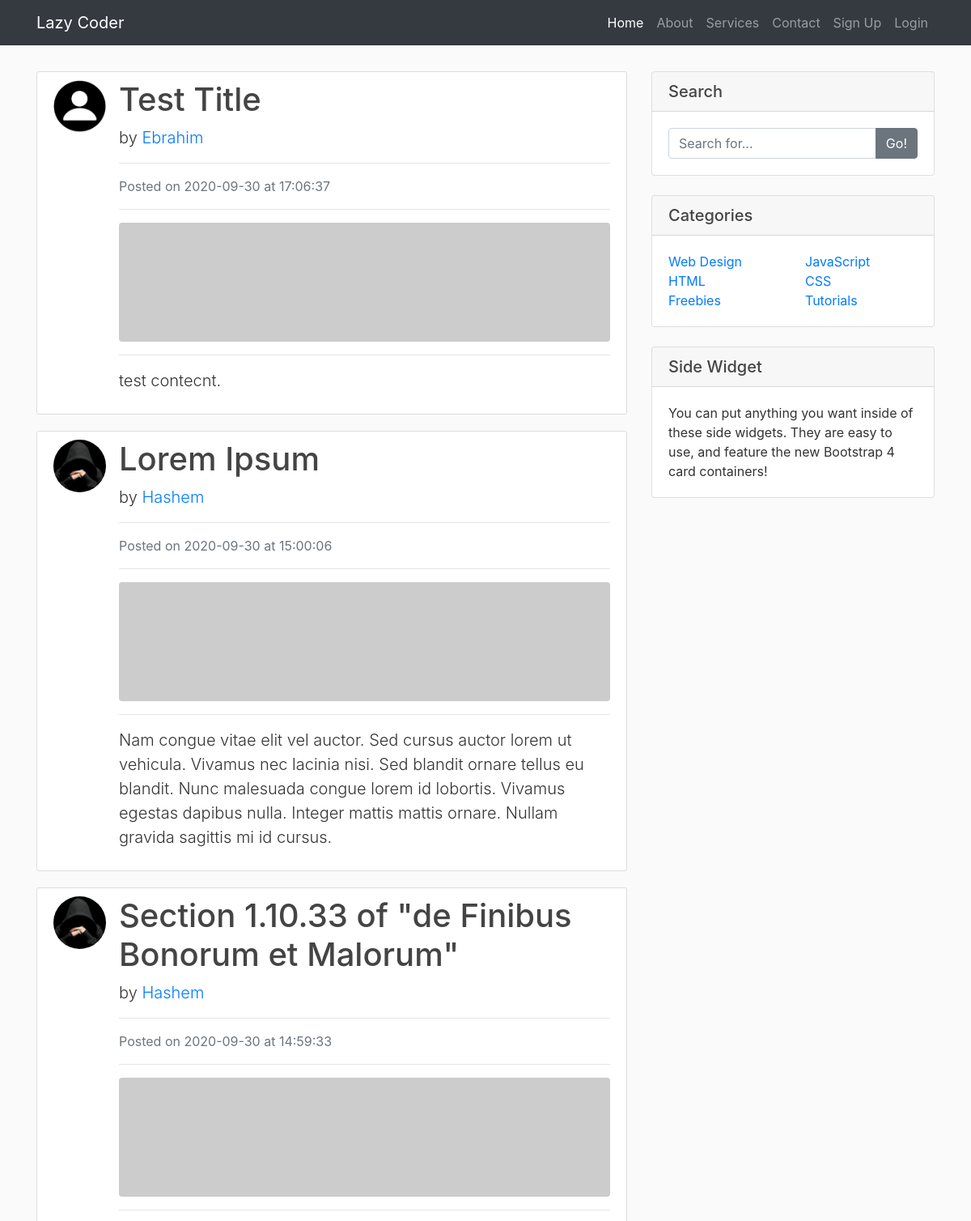
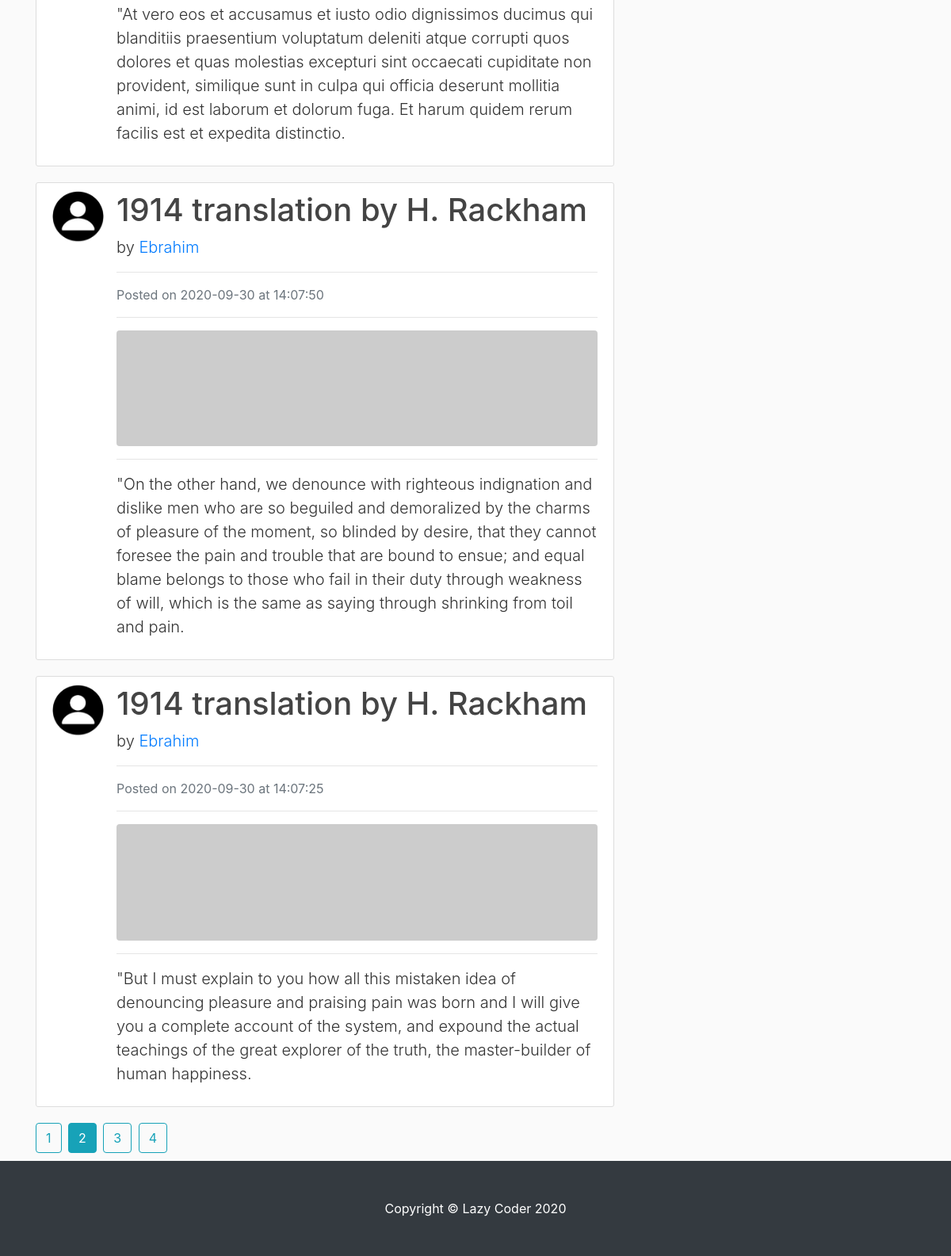
The page /home?page=2 on the database its author committed (2 pictures, top to bottom).
### blog/models.py (models this page shows, shortened)
class Post(db.Model):
    id = db.Column(db.Integer, primary_key=True)
    title = db.Column(db.String(100), nullable=True)
    date_posted = db.Column(db.DateTime, nullable=False, default=datetime.utcnow)
    content = db.Column(db.Text, nullable=False)
    user_id = db.Column(db.Integer, db.ForeignKey('user.id'), nullable=False)

class User(db.Model, UserMixin):
    id = db.Column(db.Integer, primary_key=True)
    username = db.Column(db.String(255), unique=True, nullable=False)
    email = db.Column(db.String(255), unique=True, nullable=False)
    image_file = db.Column(db.String(20), nullable=False, default='default.jpg')
    password = db.Column(db.String(60), nullable = False)
    posts = db.relationship('Post', backref='author', lazy=True)

### blog/main/routes.py (the view)
@main.route('/')
@main.route('/home')
def home():
    page = request.args.get('page', 1, type=int)
    posts = Post.query.order_by(Post.date_posted.desc()).paginate(page=page, per_page=5)
    return render_template('home.html', posts=posts)

### blog/templates/home.html
{% extends "layout.html" %}
{% block content %}
    {% for post in posts.items %}
        <div class="media content-section">
            <img class="rounded-circle article-img" src="{{ url_for('static', filename='profiles/' + post.author.image_file) }}" alt="">
            <div class="media-body">
                <h1>
                    <a href="{{ url_for('post.show_post', post_id=post.id) }}" class="article-title">
                        {{ post.title }}
                    </a>
                </h1>
                <p class="lead">
                    by <a href="{{ url_for('user.user_posts', username=post.author.username) }}">{{ post.author.username }}</a>
                </p>
                <hr>
                <p class="text-muted">Posted on {{ post.date_posted.strftime('%Y-%m-%d') }} at {{ post.date_posted.strftime('%H:%M:%S') }}</p>
                <hr>
                <img class="img-fluid rounded" src="http://placehold.it/620x150" alt="">
                <hr>
                <p class="lead">{{ post.content }}</p>
            </div>
        </div>
    {% endfor %}
    {% for page_num in posts.iter_pages(left_edge=1, right_edge=1, left_current=1, right_current=2) %}
        {% if page_num %}
            {% if posts.page == page_num %}
                <a href="{{ url_for('main.home', page=page_num) }}" class="btn btn-info mr-1">{{ page_num }}</a>
            {% else %}
                <a href="{{ url_for('main.home', page=page_num) }}" class="btn btn-outline-info mr-1">{{ page_num }}</a>
            {% endif %}
        {% else %}
            ...
        {% endif %}
    {% endfor %}
{% endblock content %}
{% block sidebar %}
    <div class="card my-2">
        <h5 class="card-header">Search</h5>
        <div class="card-body">
            <div class="input-group">
                <input type="text" class="form-control" placeholder="Search for...">
                <span class="input-group-append">
                <button class="btn btn-secondary" type="button">Go!</button>
                </span>
            </div>
        </div>
    </div>
    <div class="card my-4">
        <h5 class="card-header">Categories</h5>
        <div class="card-body">
            <div class="row">
                <div class="col-lg-6">
                    <ul class="list-unstyled mb-0">
                        <li>
                            <a href="#">Web Design</a>
                        </li>
                        <li>
                            <a href="#">HTML</a>
                        </li>
                        <li>
                            <a href="#">Freebies</a>
                        </li>
                    </ul>
                </div>
                <div class="col-lg-6">
                    <ul class="list-unstyled mb-0">
                        <li>
                            <a href="#">JavaScript</a>
                        </li>
                        <li>
                            <a href="#">CSS</a>
                        </li>
                        <li>
                            <a href="#">Tutorials</a>
                        </li>
                    </ul>
                </div>
            </div>
        </div>
    </div>
    <div class="card my-4">
        <h5 class="card-header">Side Widget</h5>
        <div class="card-body">
            You can put anything you want inside of these side widgets. They are easy to use, and feature the new Bootstrap 4 card containers!
        </div>
    </div>
{% endblock sidebar %}

### blog/static/main.css (style rules this page uses)
body { background: #fafafa; color: #333333; margin-top: 5rem; }
h1, h2, h3, h4, h5, h6 { color: #444444; }
.content-section { background: #ffffff; padding: 10px 20px; border: 1px solid #dddddd; border-radius: 3px; margin-bottom: 20px; }
.article-title { color: #444444; }
.article-img { height: 65px; width: 65px; margin-right: 16px; }

### rows shown on the page
Post: image_file (picture), title "Test Title", author.username "Ebrahim", date_posted "2020-09-30", date_posted "17:06:37", content "test contecnt."
Post: image_file (placeholder picture), title "Lorem Ipsum", author.username "Hashem", date_posted "2020-09-30", date_posted "15:00:06", content "Nam congue vitae elit vel auctor. Sed cursus auctor lorem ut vehicula. Vivamus nec lacinia nisi. Sed blandit ornare tellus eu blandit. Nunc malesuada congue lorem id lobortis. Vivamus egestas dapibus nulla. Integer mattis mattis ornare. Nullam gravida sagittis mi id cursus."
Post: image_file (placeholder picture), title "Section 1.10.33 of \"de Finibus Bonorum et Malorum\"", author.username "Hashem", date_posted "2020-09-30", date_posted "14:59:33", content "\"At vero eos et accusamus et iusto odio dignissimos ducimus qui blanditiis praesentium voluptatum deleniti atque corrupti quos dolores et quas molestias excepturi sint occaecati cupiditate non provident, similique sunt in culpa qui officia deserunt mollitia animi, id est laborum et dolorum fuga. Et harum quidem rerum facilis est et expedita distinctio."
Post: image_file (picture), title "1914 translation by H. Rackham", author.username "Ebrahim", date_posted "2020-09-30", date_posted "14:07:50", content "\"On the other hand, we denounce with righteous indignation and dislike men who are so beguiled and demoralized by the charms of pleasure of the moment, so blinded by desire, that they cannot foresee the pain and trouble that are bound to ensue; and equal blame belongs to those who fail in their duty through weakness of will, which is the same as saying through shrinking from toil and pain."
Post: image_file (picture), title "1914 translation by H. Rackham", author.username "Ebrahim", date_posted "2020-09-30", date_posted "14:07:25", content "\"But I must explain to you how all this mistaken idea of denouncing pleasure and praising pain was born and I will give you a complete account of the system, and expound the actual teachings of the great explorer of the truth, the master-builder of human happiness."

### other values the page prints
{{ page_num }} "1" "3" "4"
{{ page_num }} "2"
